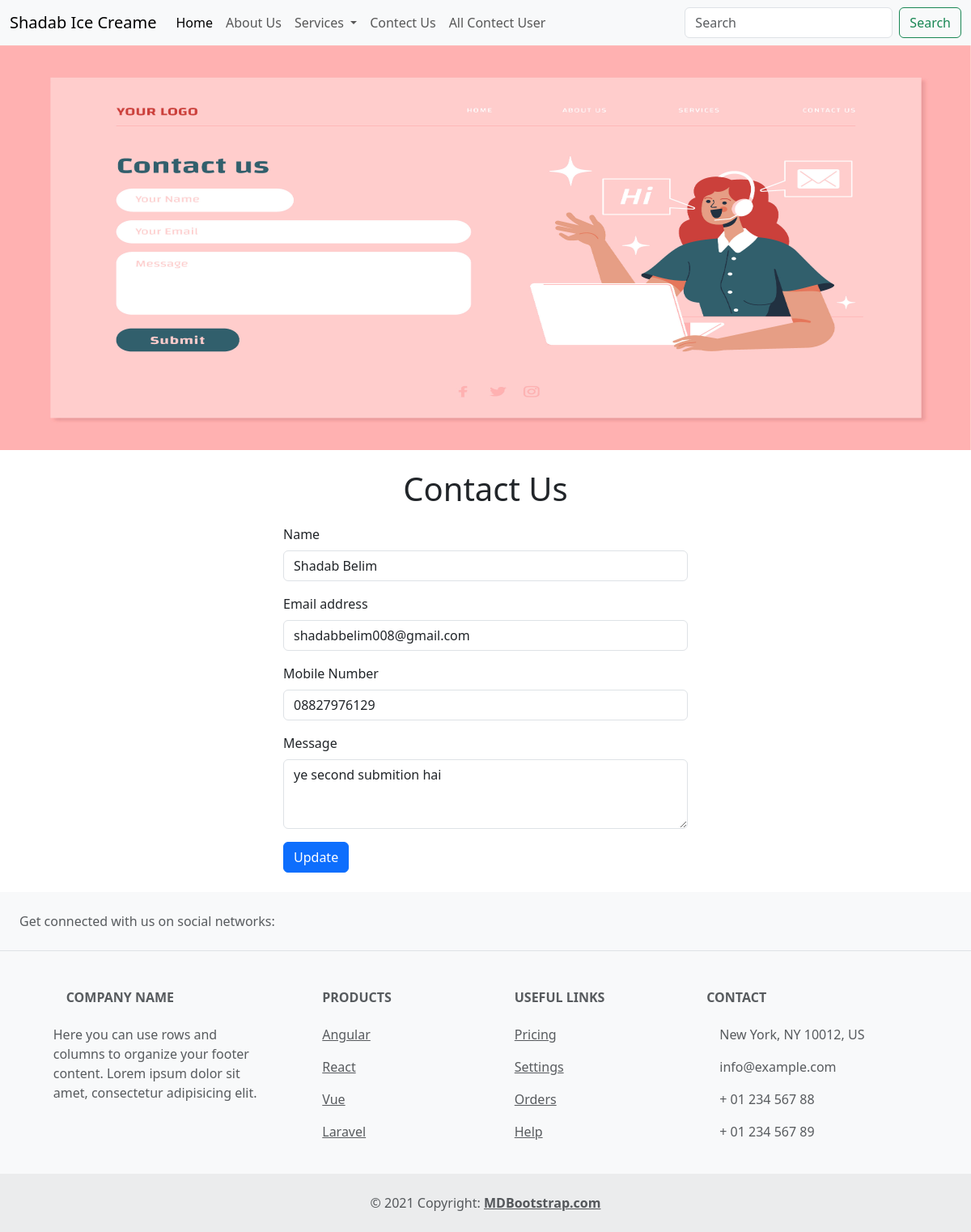
/edit/13/, run on the app's committed database.
### home/models.py (models this page shows, shortened)
class Contect(models.Model):
    name=models.CharField( max_length=122)
    email=models.CharField(max_length=122)
    phone=models.CharField(max_length=12)
    desc=models.TextField()
    date=models.DateField()

### home/views.py (the view, shortened to what this page needs)
# urls.py: path("edit/<id>/" , views.edit , name='edit'),
def edit(request , id):
     queryset = Contect.objects.get(id = id )
     context = {'contect' : queryset}
     return render(request , 'update.html' , context)

### templates/update.html (shortened to what this page needs)
{% extends "base.html" %}
{% block body %}
<div class="container-fluid px-0" >
    <div id="carouselExampleSlidesOnly" class="carousel slide" data-bs-ride="carousel">
        <div class="carousel-inner">
            <div class="carousel-item active">
                <img src="/static/contact.jpg" class="d-block w-100" alt="..." style="height:500px; width:100%;">
            </div>
        </div>
    </div>
</div>
<div class="container my-4" style="margin-top: 20px;">
    <h1 class="text-center">Contact Us</h1>
    <form class="mx-auto" style="max-width: 500px; margin-top: 20px;" method="post"  >
        <div class="mb-3">
            <label for="name" class="form-label"> Name</label>
            <input type="text" class="form-control" id="name" name="name" value="{{contect.name}}">
          </div>
          <div class="mb-3">
            <label for="email" class="form-label">Email address</label>
            <input type="email" class="form-control" id="email" name="email" value="{{contect.email}}">
          </div>
          <div class="mb-3">
            <label for="phone" class="form-label">Mobile Number</label>
            <input type="phone" class="form-control" id="phone" name="phone" value="{{contect.phone}}">
          </div>
          <div class="mb-3">
            <label for="desc" class="form-label">Message</label>
            <textarea class="form-control" id="desc" name="desc" rows="3">{{contect.desc}}</textarea>
          </div>
        <button type="submit" class="btn btn-primary">Update</button>
    </form>
</div>
{% endblock %}

### data on the page
Contect: name "Shadab Belim", email "shadabbelim008@gmail.com", phone "08827976129", desc "ye second submition hai"
